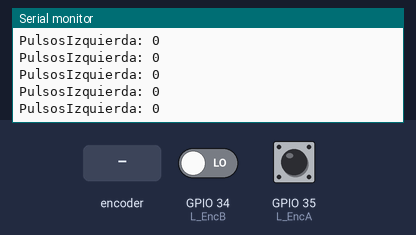
This sketch was run on a simulated ESP32. Shown: the last lines printed to the serial monitor. The inputs (shaded band) are chosen by the test bench; at power-on: GPIO 34 (L_EncB) LOW, GPIO 35 (L_EncA) HIGH.

Above: at 1.2 s.
1.3 s: rotary encoder on GPIO 35 (L_EncA) / GPIO 34 (L_EncB) turned 1 step (first pin leading)
At 2.4 s:
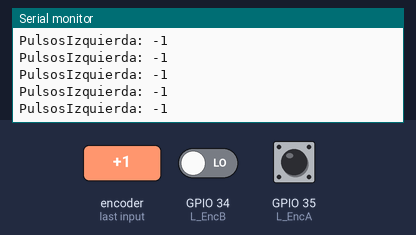
3.0 s: rotary encoder on GPIO 35 (L_EncA) / GPIO 34 (L_EncB) turned 1 step (first pin leading)
At 3.6 s:
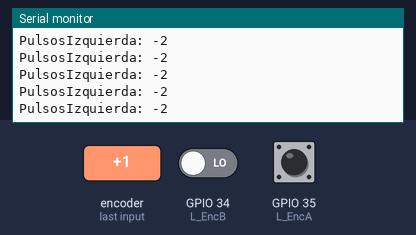
Timing chart, 0 to 6.0 s (numbered marks = the images above; inputs shaded):
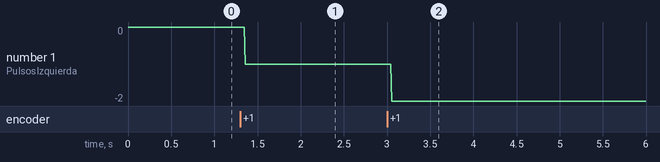

Measured:
- after the input at 1.3 s, the serial monitor: prints a new line after 0.06 s (image 1)
- after the input at 3.0 s, the serial monitor: prints a new line after 0.05 s (image 2)
- plotted number 1: 0 → -1 after the input at 1.3 s, -1 → -2 after the input at 3.0 s

The sketch:

03_left_encoder_pulses.ino
```cpp
/* 03_left_encoder_pulses
Contador de pulsos del encoder izquierdo y saber el sentido de giro*/

// ---------- Pines de conexión de los encoders -----------------
#define L_EncA 35  // Pin de interrupción de motor izquierdo Canal A
#define L_EncB 34   // Pin para verificar sentido de motor izquierdo Canal B


// --------------------- Variables -----------------------------
volatile long L_pulses = 0;


// ---------------------- Interrupciones -----------------------------
void IRAM_ATTR L_PulsesCounter(){
  if (digitalRead(L_EncB) == HIGH){     // si B es HIGH, sentido horario
    L_pulses++ ;        // incrementa PULSES en 1
  }
  else {          // si B es LOW, sentido anti horario
    L_pulses-- ;        // decrementa el PULSES en 1
  }
}


// ---------------------- Funciones -----------------------------
void printValues(){
  Serial.print("PulsosIzquierda: ");
  Serial.println(L_pulses);
  delay(10);
}


// ----------------------- Setup -----------------------------
void setup() {
  pinMode(L_EncA, INPUT);
  pinMode(L_EncB, INPUT);

  attachInterrupt(L_EncA, L_PulsesCounter, RISING);

  Serial.begin(115200);
}


// ----------------------- Loop -----------------------------
void loop() {
  printValues();
}
```
